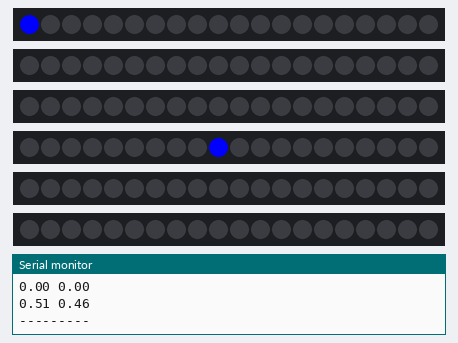
A sketch run on a simulated Arduino Uno, built with avr-gcc and run on an emulated ATmega328P. Parts: 6 × 20 RGB LEDs in strip order, left to right, the last lines printed to the serial monitor. Random numbers use the default seed unless the sketch sets one.

Above: at 0.1 s.
At 4.1 s:
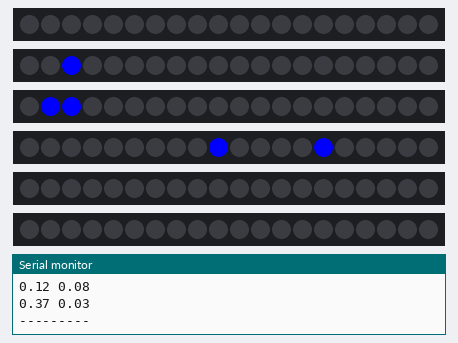
At 9.2 s:
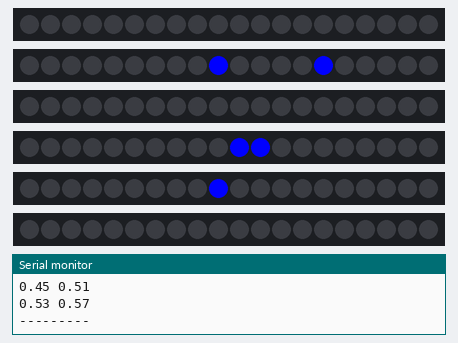
At 18.2 s:
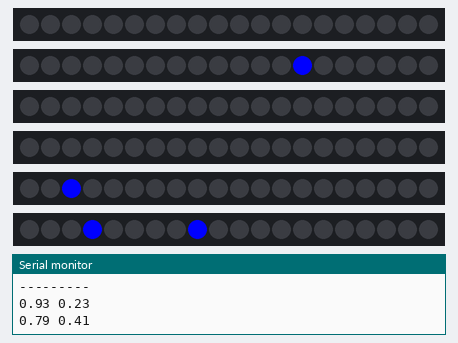
At 27.3 s:
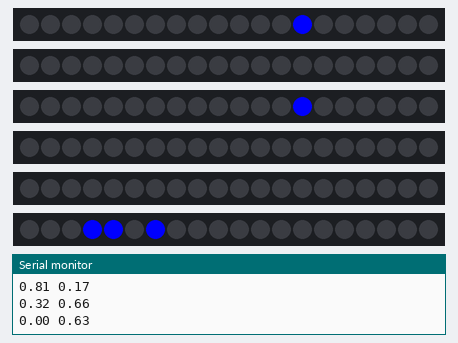
At 37.4 s:
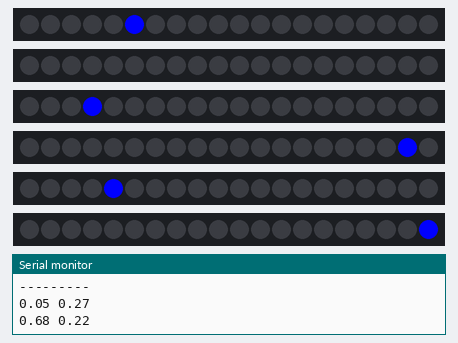

The sketch:

gridlighting.ino
```cpp
#include <FastLED.h>
#include <math.h>
#include <stdlib.h>

const int len = 20, numLed = 6, displayTiles = 5;
double pos[2]; // update
struct CRGB leds[numLed][len];
struct queue* display;

struct node {
  double valx;
  double valy;
  struct node* next;
};

struct queue {
  struct node *head, *tail;
};

void push(struct queue* q, double valx, double valy) {
  struct node* ptr = (struct node*)malloc(sizeof(struct node));
  ptr->valx = valx;
  ptr->valy = valy;
  ptr->next = nullptr;

  if (q->tail == nullptr) {
    q->head = q->tail = ptr;
  } else {
    q->tail->next = ptr;
    q->tail = ptr;
  }
}

void pop(struct queue* q) {
  if (q->head == nullptr) return;

  struct node* ptr = q->head;
  q->head = q->head->next;

  if (q->head == nullptr) q->tail = nullptr;

  free(ptr);
}

void print(struct queue* q) {
  struct node* ptr = display->head;

  while (ptr != nullptr) {
    Serial.print(ptr->valx);
    Serial.print(" ");
    Serial.println(ptr->valy);
    ptr = ptr->next;
  }
  Serial.println("---------");
}

void setup() {
  LEDS.addLeds<WS2812B, 13, GRB>(leds[0], len); // update below
  LEDS.addLeds<WS2812B, 12, GRB>(leds[1], len);
  LEDS.addLeds<WS2812B, 11, GRB>(leds[2], len);
  LEDS.addLeds<WS2812B, 10, GRB>(leds[3], len);
  LEDS.addLeds<WS2812B, 9, GRB>(leds[4], len);
  LEDS.addLeds<WS2812B, 8, GRB>(leds[5], len);
  Serial.begin(9600);

  display = (struct queue*)malloc(sizeof(struct queue));
  display->head = display->tail = nullptr;
  for (int i = 0; i < displayTiles; i++) push(display, 0, 0);
}

void loop() {
  pos[0] = rand()/((double) RAND_MAX); // update
  pos[1] = rand()/((double) RAND_MAX); // update

  push(display, pos[0], pos[1]); // update
  pop(display);
  print(display); // update

  for (int i = 0; i < numLed; i++) for (int j = 0; j < len; j++) leds[i][j] = CRGB(0, 0, 0);

  struct node* ptr = display->head;
  while (ptr != nullptr) {
    leds[round(ptr->valx*numLed)][round(ptr->valy*len)] = CRGB(0, 0, 255);
    ptr = ptr->next;
  }

  FastLED.show();
  delay(1000);
}
```

Measured:
- what the display in image 5 shows lasts 1.0 s, from 37.4 s to 38.4 s
